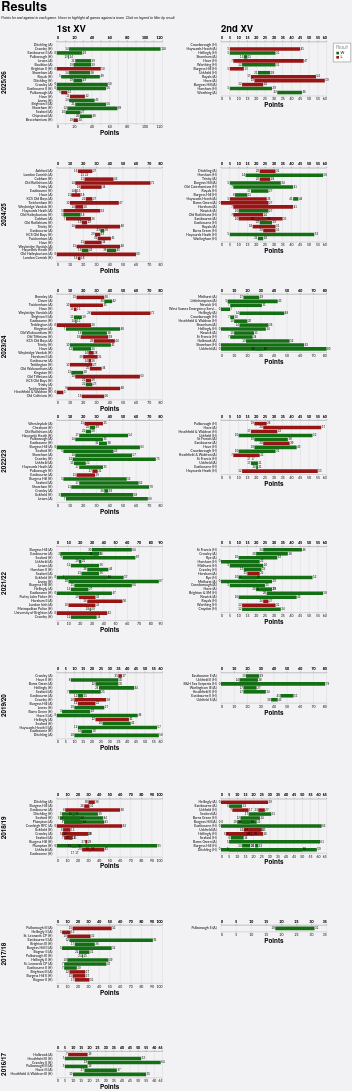

Here is the Vega-Lite specification saved for this chart:
### Vega-Lite specification from a JSON file in a GitHub repository (floating-point values rounded to 4 significant figures; data arrays with more than 128 entries replaced by an {"elided": "..."} marker saying what was removed)
{"config": {"axis": {"labelFont": "Lato, sans-serif", "titleFont": "PT Sans Narrow, Helvetica Neue, Helvetica, Arial, sans-serif", "labelFontSize": 13, "titleFontSize": 24, "gridColor": "#202947", "gridOpacity": 0.2}, "header": {"labelFont": "PT Sans Narrow, Helvetica Neue, Helvetica, Arial, sans-serif", "titleFont": "PT Sans Narrow, Helvetica Neue, Helvetica, Arial, sans-serif", "labelFontSize": 24, "titleFontSize": 28, "labelFontWeight": "bold", "orient": "left"}, "legend": {"labelFont": "Lato, sans-serif", "titleFont": "PT Sans Narrow, Helvetica Neue, Helvetica, Arial, sans-serif", "labelFontSize": 14, "titleFontSize": 16, "titlePadding": 5, "fillColor": "white", "strokeColor": "black", "padding": 10, "titleFontWeight": "lighter", "titleFontStyle": "italic", "titleColor": "gray", "offset": 10}, "title": {"font": "PT Sans Narrow, Helvetica Neue, Helvetica, Arial, sans-serif", "fontSize": 48, "fontWeight": "bold", "anchor": "start", "align": "center", "titlePadding": 20, "subtitlePadding": 10, "subtitleFontSize": 13, "subtitleColor": "", "subtitleFontStyle": "italic", "offset": 15, "color": "black"}, "axisX": {"labelAngle": 0}, "facet": {"title": null, "header": null, "align": {"row": "each", "column": "each"}}, "resolve": {"scale": {"y": "independent", "facet": "independent"}}, "background": "#f2f1f4", "view": {"strokeWidth": 0}}, "data": {"name": "data-8453fcfe51d4c042aafe3a5b83a4c0d7"}, "facet": {"column": {"field": "squad", "header": {"labelAnchor": "start", "labelExpr": "datum.value + ' XV'", "labelFontSize": 36, "title": null}, "title": null, "type": "nominal"}, "row": {"field": "season", "sort": {"field": "season", "order": "descending"}, "title": null, "type": "nominal"}}, "spec": {"layer": [{"mark": {"type": "bar"}, "encoding": {"color": {"field": "result", "legend": {"orient": "right", "title": "Result", "titleOrient": "top"}, "scale": {"domain": ["W", "L"], "range": ["#146f14", "#981515"]}, "type": "nominal"}, "detail": {"field": "game_id", "type": "nominal"}, "opacity": {"condition": {"param": "param_6", "value": 1.0, "empty": true}, "value": 0.2}, "x": {"axis": {"offset": 5, "orient": "bottom"}, "field": "pf", "title": "Points", "type": "quantitative"}, "x2": {"field": "pa"}, "y": {"axis": {"domain": false, "grid": false, "offset": 15, "ticks": false, "title": null}, "field": "game_label", "sort": {"field": "date", "order": "descending"}, "title": null, "type": "nominal"}}, "name": "view_2"}, {"mark": {"type": "text", "align": "right", "dx": -2, "dy": 0}, "encoding": {"color": {"value": "black"}, "detail": {"field": "game_id", "type": "nominal"}, "opacity": {"condition": {"param": "param_6", "value": 1.0, "empty": true}, "value": 0.2}, "text": {"field": "loser", "type": "nominal"}, "x": {"axis": {"offset": 5, "orient": "top"}, "field": "loser", "title": null, "type": "quantitative"}, "y": {"axis": {"domain": false, "grid": false, "offset": 15, "ticks": false, "title": null}, "field": "game_label", "sort": {"field": "date", "order": "descending"}, "title": null, "type": "nominal"}}}, {"mark": {"type": "text", "align": "left", "dx": 2, "dy": 0}, "encoding": {"color": {"value": "black"}, "detail": {"field": "game_id", "type": "nominal"}, "opacity": {"condition": {"param": "param_6", "value": 1.0, "empty": true}, "value": 0.2}, "text": {"field": "winner", "type": "nominal"}, "x": {"axis": {"offset": 5, "orient": "top"}, "field": "winner", "title": null, "type": "quantitative"}, "y": {"axis": {"domain": false, "grid": false, "offset": 15, "ticks": false, "title": null}, "field": "game_label", "sort": {"field": "date", "order": "descending"}, "title": null, "type": "nominal"}}}], "height": {"step": 15}, "transform": [{"filter": {"param": "param_7", "empty": true}}], "width": 400}, "params": [{"name": "param_6", "select": {"type": "point", "clear": "mouseout", "fields": ["opposition"], "on": "hover"}, "views": ["view_2"]}, {"name": "param_7", "select": {"type": "point", "fields": ["result"]}, "views": ["view_2"]}], "resolve": {"scale": {"x": "independent", "y": "independent"}}, "spacing": 10, "title": {"text": "Results", "subtitle": "Points for and against in each game. Hover to highlight all games against a team. Click on legend to filter by result."}, "$schema": "https://vega.github.io/schema/vega-lite/v5.20.1.json", "datasets": {"data-8453fcfe51d4c042aafe3a5b83a4c0d7": {"elided": "275 records"}}}
